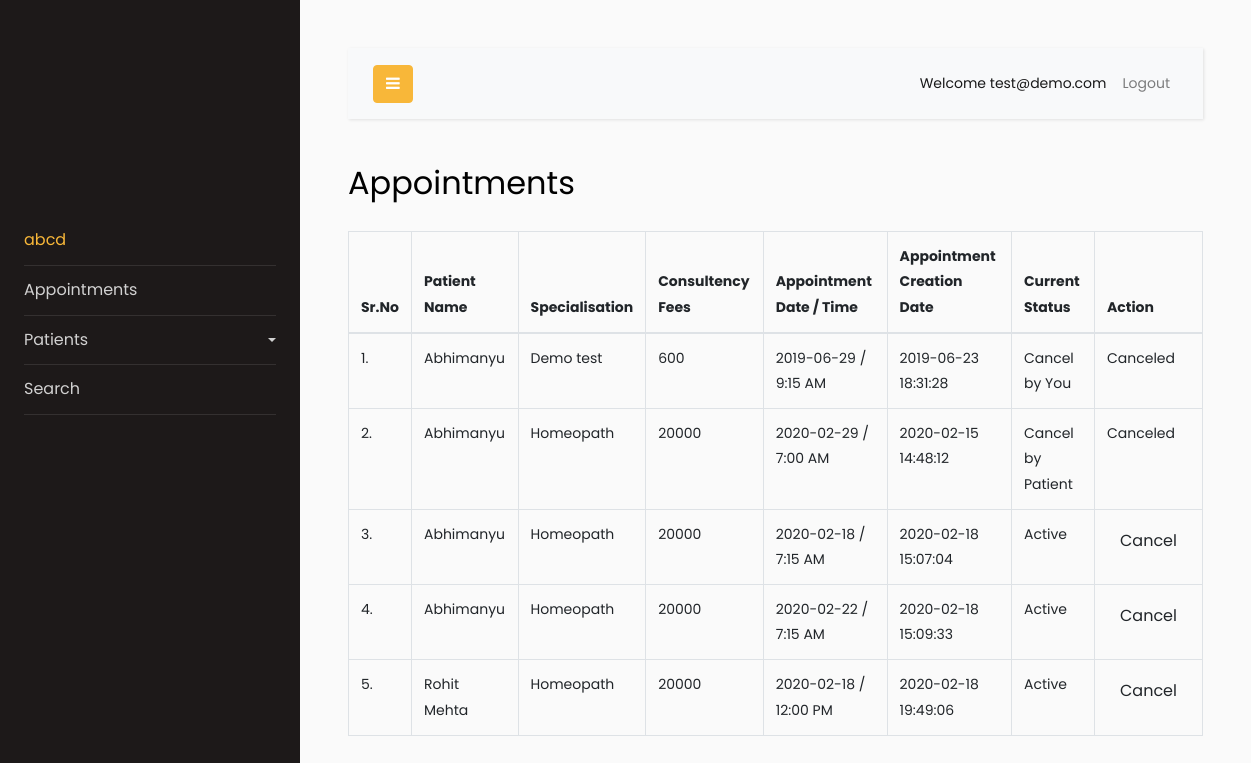
The app's page /doctor/doctor_appointment.php (signed in) with its own data.
### tables this page shows
CREATE TABLE `appointment` (
  `id` int(11) NOT NULL,
  `d_specilization` varchar(255) DEFAULT NULL,
  `d_id` int(11) DEFAULT NULL,
  `p_id` int(11) DEFAULT NULL,
  `consultancyFees` int(11) DEFAULT NULL,
  `appointmentDate` varchar(255) DEFAULT NULL,
  `appointmentTime` varchar(255) DEFAULT NULL,
  `postingDate` timestamp NULL DEFAULT current_timestamp(),
  `userStatus` int(11) DEFAULT NULL,
  `doctorStatus` int(11) DEFAULT NULL,
  `updationDate` timestamp NULL DEFAULT NULL ON UPDATE current_timestamp()
);

CREATE TABLE `patients` (
  `p_id` int(11) NOT NULL,
  `p_name` varchar(100) NOT NULL,
  `p_username` varchar(100) NOT NULL,
  `p_address` text NOT NULL,
  `p_contact` varchar(255) NOT NULL,
  `p_city` text NOT NULL,
  `p_gender` varchar(255) NOT NULL,
  `p_email` varchar(255) NOT NULL,
  `p_password` varchar(255) NOT NULL,
  `p_date` timestamp NOT NULL DEFAULT current_timestamp() ON UPDATE current_timestamp()
);

### doctor/doctor_appointment.php (the view, shortened to what this page needs)
<?php
if (!isset($_SESSION['d_email'])) {
echo "<script>window.open('doctor_login.php','_self')</script>";
}else{
include("../includes/db.php");
  $id=$_SESSION['d_id'];
  $sql=mysqli_query($con,"select d_image from doctor_images where d_id='$id' ");
  $row=mysqli_fetch_array($sql);
  $image=$row['d_image'];
}
?>
<!doctype html>
<html lang="en">
  <head>
    <link rel="stylesheet" href="https://stackpath.bootstrapcdn.com/font-awesome/4.7.0/css/font-awesome.min.css">
    <link rel="stylesheet" href="css/style.css">
  </head>
  <body>
    <div class="wrapper d-flex align-items-stretch">
      <nav id="sidebar">
        <div class="p-4 pt-5">
          <a href="#" class="img logo rounded-circle mb-5" style="background-image: url(images/<?php echo $image ?>);"></a>
          <ul class="list-unstyled components mb-5">
            <li class="active">
              <a href="doctor_dashboard.php"  aria-expanded="false" ><?php echo $_SESSION['d_name']; ?></a>
            </li>
            <li>
              <a href="doctor_appointment.php">Appointments</a>
            </li>
            <li>
              <a href="#pageSubmenu" data-toggle="collapse" aria-expanded="false" class="dropdown-toggle">Patients</a>
            </li>
           <li>
                <a href="search.php">
                  <div class="item-content">
                    <div class="item-inner">
                      <span class="title"> Search </span>
                    </div>
                  </div>
                </a>
              </li>
          </ul>
        </div>
      </nav>
      <div id="content" class="p-4 p-md-5">
        <nav class="navbar navbar-expand-lg navbar-light bg-light">
          <div class="container-fluid">
            <button type="button" id="sidebarCollapse" class="btn btn-primary">
            <i class="fa fa-bars"></i>
            </button>
            <div class="collapse navbar-collapse" id="navbarSupportedContent">
              <ul class="nav navbar-nav ml-auto">
                <li class="nav-item active">
                  <a class="nav-link" href="#">Welcome <?php echo $_SESSION['d_email'] ?></a>
                </li>
                <li class="nav-item ">
                  <a class="nav-link" href="logout.php">Logout</a>
                </li>
              </ul>
            </div>
          </div>
        </nav>
        <h2 class="mb-4">Appointments</h2>
        <div class="table-responsive">
          <table class="table table-bordered table-hover">
            <thead>
              <tr>
                <th>Sr.No</th>
                <th>Patient Name</th>
                <th>Specialisation</th>
                <th>Consultency Fees</th>
                <th>Appointment Date / Time</th>
                <th>Appointment Creation Date</th>
                <th>Current Status</th>
                <th>Action</th>
              </tr>
            </thead>
            <tbody>
              <?php
              $sql=mysqli_query($con,"select patients.p_name as doc_name,appointment.*  from appointment join patients on patients.p_id=appointment.p_id where appointment.d_id='".$_SESSION['d_id']."'");
              $c=0;
              while($row=mysqli_fetch_array($sql))
              {$c++;$id=$row['id'];
              ?>
              <tr>
                <td class="center"><?php echo $c;?>.</td>
                <td class="hidden-xs"><?php echo $row['doc_name'];?></td>
                <td><?php echo $row['d_specilization'];?></td>
                <td><?php echo $row['consultancyFees'];?></td>
                <td><?php echo $row['appointmentDate'];?> / <?php echo
                  $row['appointmentTime'];?>
                </td>
                <td><?php echo $row['postingDate'];?></td>
                <td>
                  <?php if(($row['userStatus']==1) && ($row['doctorStatus']==1))
                  {
                  echo "Active";
                  }
                  if(($row['userStatus']==1) && ($row['doctorStatus']==0))
                  {
                  echo "Cancel by You";
                  }
                  if(($row['userStatus']==0) && ($row['doctorStatus']==1))
                  {
                  echo "Cancel by Patient";
                  }
                ?></td>
                <td>
                  <div class="visible-md visible-lg hidden-sm hidden-xs">
                    <?php if(($row['userStatus']==1) && ($row['doctorStatus']==1))
                    { ?>
                    <a href="doctor_appointment.php?id=<?php
                    echo $row['id']?>&cancel=update" onClick="return confirm('Are you sure you want to cancel this appointment ?')"class="btn btn-transparent btn-xs tooltips" title="Cancel Appointment" tooltip-placement="top" tooltip="Remove">Cancel</a>
                    <?php } else {
                    echo "Canceled";
                    } ?>
                  </div>
                </td>
              </tr>
              <?php
              }?>
            </tbody>
          </div>
        </div>
      </body>
    </html>

### records on screen
appointment: p.p_name "Abhimanyu", d_specilization "Demo test", consultancyFees "600", appointmentDate "2019-06-29", appointmentTime "9:15 AM", postingDate "2019-06-23 18:31:28", userStatus "Cancel by You"
appointment: p.p_name "Abhimanyu", d_specilization "Homeopath", consultancyFees "20000", appointmentDate "2020-02-29", appointmentTime "7:00 AM", postingDate "2020-02-15 14:48:12", userStatus "Cancel by Patient"
appointment: p.p_name "Abhimanyu", d_specilization "Homeopath", consultancyFees "20000", appointmentDate "2020-02-18", appointmentTime "7:15 AM", postingDate "2020-02-18 15:07:04", userStatus "Active"
appointment: p.p_name "Abhimanyu", d_specilization "Homeopath", consultancyFees "20000", appointmentDate "2020-02-22", appointmentTime "7:15 AM", postingDate "2020-02-18 15:09:33", userStatus "Active"
appointment: p.p_name "Rohit Mehta", d_specilization "Homeopath", consultancyFees "20000", appointmentDate "2020-02-18", appointmentTime "12:00 PM", postingDate "2020-02-18 19:49:06", userStatus "Active"

### other values on screen
$_SESSION['d_name'] "abcd"
$_SESSION['d_email'] "test@demo.com"
